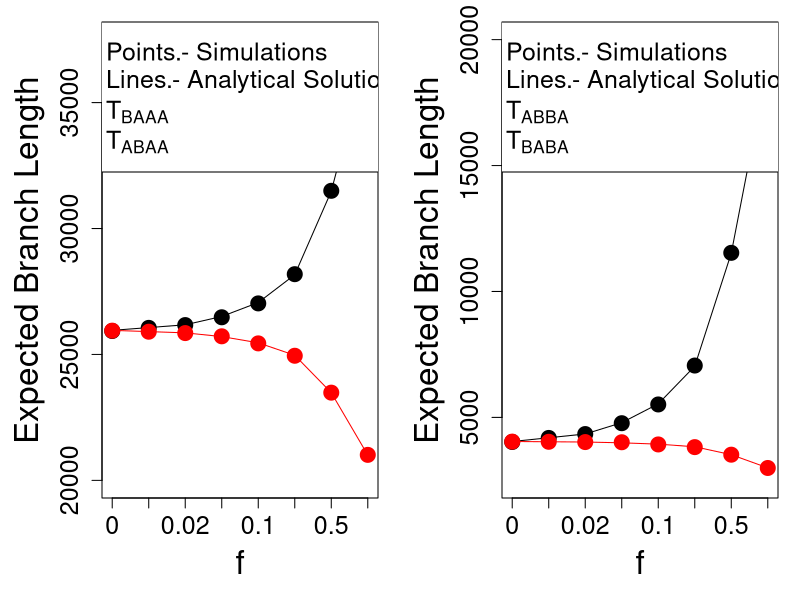
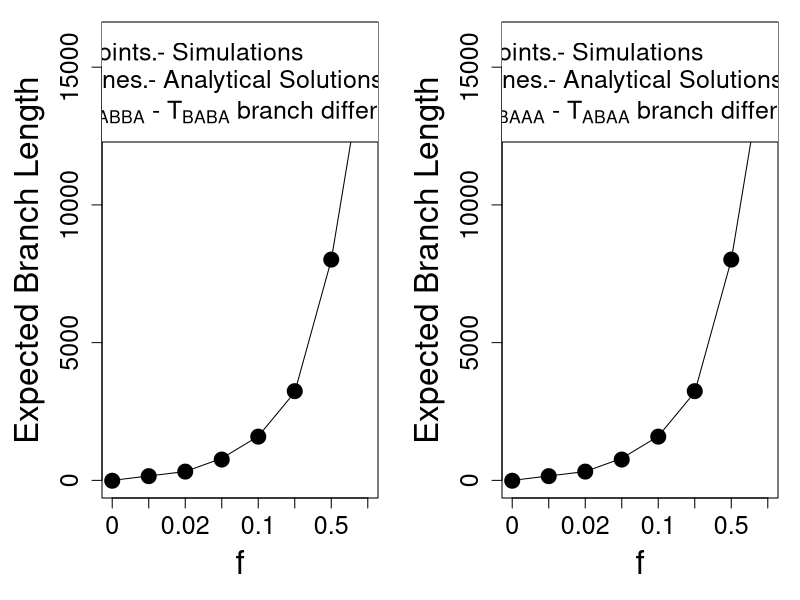
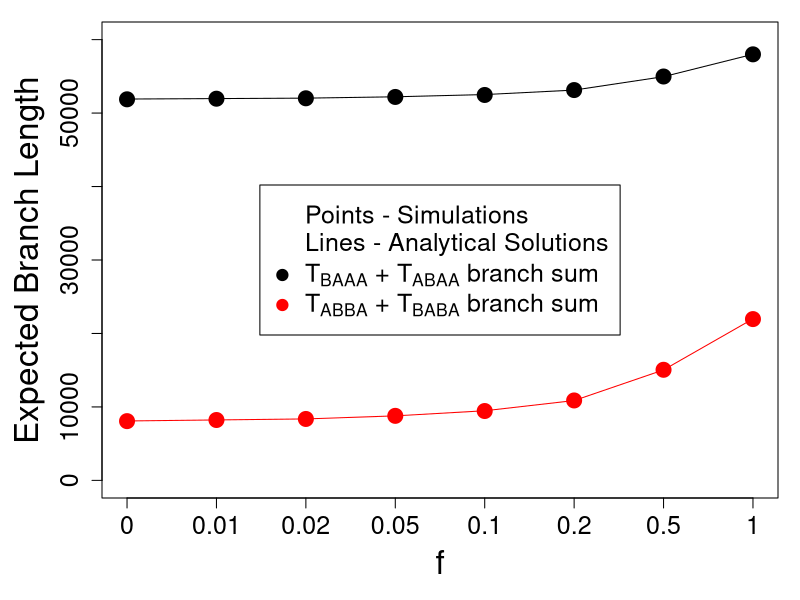
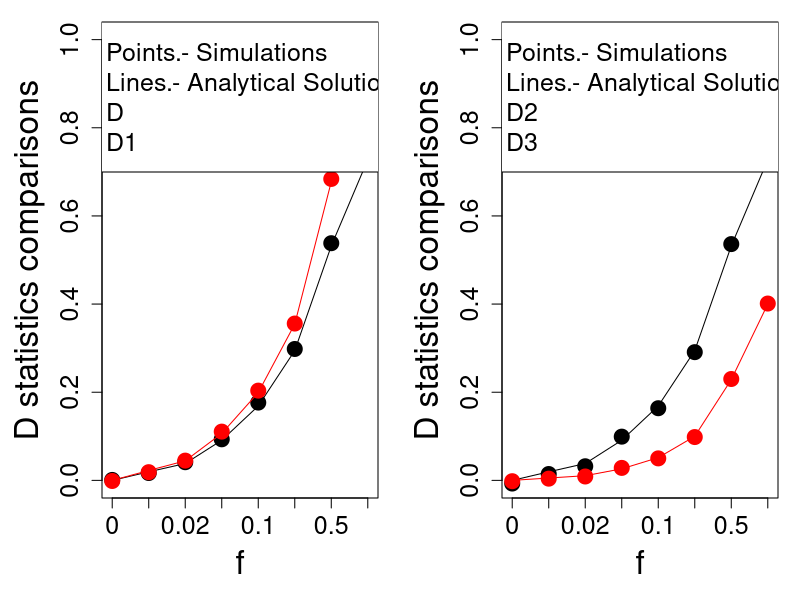
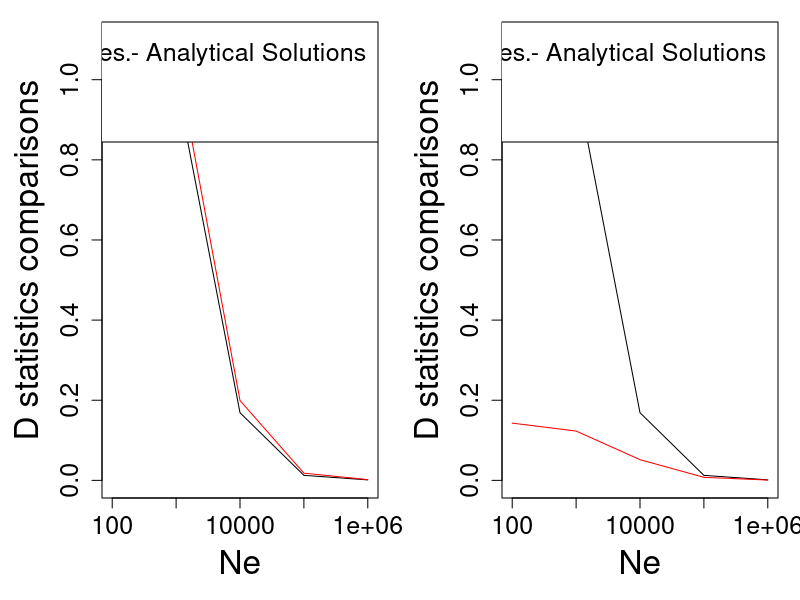
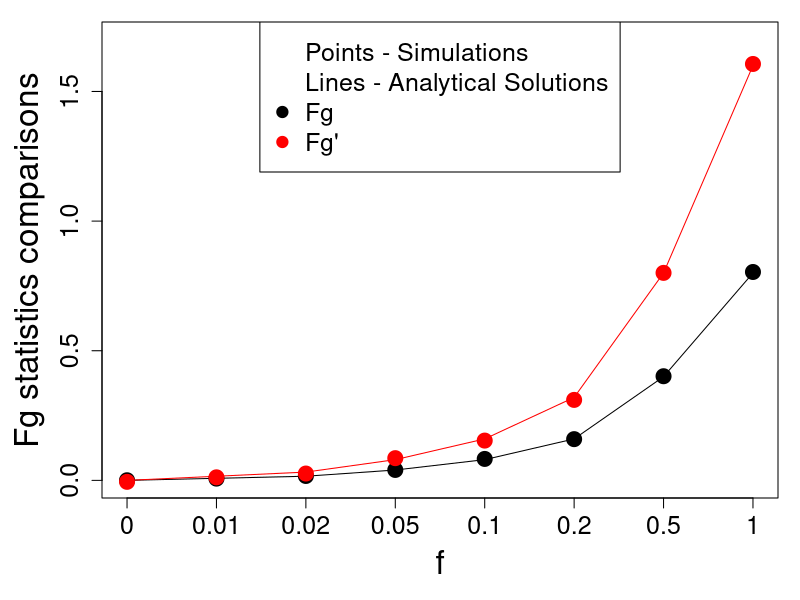

Recreate these plots in R, in order.
setwd("/Users/vicentediegoortegadelvecchyo/Dropbox/Documents/Berkeley/DStatisticEmilia/FiguresRScripts")

Sims <- read.table("TableConfigurations.txt")
DStatisticStuff <- read.table("DStatisticValues.txt")

TP3 <- 0.5 * 40000
TGF <- 0.1 * 40000
TP2 <- 0.25 * 40000
N <- 10000

DifOne <- TP3 - TP2
DifTwo <- TP3 - TGF

fValues <- c(0, 0.01, 0.02, 0.05, 0.1, 0.2, 0.5, 1)
Table <- c()
for (f in fValues){
    Line <- c()
    
    OtherPrAAAB <- (1-f)*(2*N + TP2 - exp(-DifOne/(2*N))*(2*N/3)) + f * ( 2*N + TP3 - exp(-DifTwo/(2*N))*(2*N/3) )
    OtherPrAAAB
    OtherPrAABA <- (1-f)*(2*N + TP2 - exp(-DifOne/(2*N))*(2*N/3)) + f * ( 2*N + TGF - exp(-DifTwo/(2*N))*(2*N/3) )
    OtherPrAABA
    Pr_ABBA <- f * (TP3 - TGF) + (1 - f)* ((1 - 1 / (2*N))**(TP3 - TP2)) * (2*N/3) + f*((1 - 1/(2*N))**(TP3 - TGF))*(2*N/3)
    Pr_BABA <- (1 - f)* ((1 - 1 / (2*N))**(TP3 - TP2)) * (2*N/3) + f*((1 - 1/(2*N))**(TP3 - TGF))*(2*N/3)
    Dif_ABBA_BABA = f*(TP3 - TGF)
    Dif_AAAB_AABA = f*(TP3 - TGF)
    Line <- c(OtherPrAAAB, OtherPrAABA, Pr_ABBA, Pr_BABA,Dif_ABBA_BABA,Dif_AAAB_AABA)
    Sum_ABBA_BABA = Pr_ABBA + Pr_BABA
    Sum_AAAB_AABA = 2 * (1-f)*(2*N + TP2 - exp(-DifOne/(2*N))*(2*N/3)) + 2 * f * ( 2*N - exp(-DifTwo/(2*N))*(2*N/3) ) + f * TP3 + f * TGF
    D <- (Pr_ABBA - Pr_BABA) / (Pr_ABBA + Pr_BABA)
    D1 <- (Pr_ABBA - Pr_BABA) / (Pr_ABBA + Pr_BABA) + (OtherPrAAAB - OtherPrAABA) / (OtherPrAAAB + OtherPrAABA)
    D2 <- (Pr_ABBA - Pr_BABA + OtherPrAAAB - OtherPrAABA) / (2*(Pr_ABBA + Pr_BABA))
    D3 <- (Pr_ABBA - Pr_BABA + OtherPrAAAB - OtherPrAABA) / ((Pr_ABBA + Pr_BABA + OtherPrAAAB + OtherPrAABA))
    Line <- c(OtherPrAAAB, OtherPrAABA, Pr_ABBA, Pr_BABA,Dif_ABBA_BABA,Dif_AAAB_AABA,Sum_AAAB_AABA,Sum_ABBA_BABA,D,D1,D2,D3)
    Table <- rbind(Table,Line)
}

pdf("Figure2.pdf",width=14)
par(mar=c(5.1,5.1,1.1,1.1))
par(mfrow = c(1,2))
plot(1:8,Sims[,1],pch=19,ylim=c(20000,37500), cex=2, ylab = "Expected Branch Length", xlab = "f",xaxt="n",cex.lab=2,cex.axis=1.5)
lines(1:8,Table[,1])
points(1:8,Sims[,2],col = "red",pch = 19, cex=2)
lines(1:8,Table[,2],col = "red")
axis(1, at=c(1:8), labels=c(0, 0.01, 0.02, 0.05, 0.1, 0.2, 0.5, 1),cex.axis=1.5)
legend("top",c("Points.- Simulations","Lines.- Analytical Solutions",expression("T"[BAAA]),expression("T"[ABAA])),pch=19,col=c("white","white","black","red"),cex=1.5)
# legend("topleft",c("Points - Simulations","Lines - Analytical solutions"),bty="n",cex=0.9)

# dev.off()


# pdf("SimulationsAnalyticalResultsABBA_BABA.pdf")
par(mar=c(5.1,5.1,1.1,1.1))
plot(1:8,Sims[,3],pch=19,ylim=c(2500,20000), cex=2, ylab = "Expected Branch Length", xlab = "f",xaxt="n",cex.lab=2,cex.axis=1.5)
lines(1:8,Table[,3])
points(1:8,Sims[,4],col = "red",pch = 19, cex=2)
lines(1:8,Table[,4],col = "red")
axis(1, at=c(1:8), labels=c(0, 0.01, 0.02, 0.05, 0.1, 0.2, 0.5, 1),cex.axis=1.5)
legend("top",c("Points.- Simulations","Lines.- Analytical Solutions",expression("T"[ABBA]),expression("T"[BABA])),pch=19,col=c("white","white","black","red"),cex=1.5)
#legend("topleft",c("Points - Simulations","Lines - Analytical solutions"),bty="n",cex=0.9)
dev.off()


pdf("Figure3.pdf",width=14)
par(mfrow = c(1,2))
par(mar=c(5.1,5.1,1.1,1.1))
plot(1:8,Sims[,3] - Sims[,4],pch=19,ylim=c(0,16000), cex=2, ylab = "Expected Branch Length", xlab = "f",xaxt="n",cex.lab=2,cex.axis=1.5)
lines(1:8,Table[,5])
# points(1:8,Sims[,1] - Sims[,2],col = "red",pch = 19, cex=2)
# lines(1:8,Table[,6],col = "red")
axis(1, at=c(1:8), labels=c(0, 0.01, 0.02, 0.05, 0.1, 0.2, 0.5, 1),cex.axis=1.5)
legend("top",c("Points.- Simulations","Lines.- Analytical Solutions",expression("T"[ABBA]*" - T"[BABA]*" branch difference")), pch=19, col=c("white","white","black"), cex=1.5)
#legend("topleft",c("Points - Simulations","Lines - Analytical solutions"),bty="n",cex=0.9)
# dev.off()

# pdf("SimulationsAnalyticalResultsDifferencesBAAA_ABAA.pdf")
par(mar=c(5.1,5.1,1.1,1.1))
plot(1:8,Sims[,1] - Sims[,2],pch=19,ylim=c(0,16000), cex=2, ylab = "Expected Branch Length", xlab = "f",xaxt="n",cex.lab=2,cex.axis=1.5)
lines(1:8,Table[,6])
# points(1:8,Sims[,1] - Sims[,2],col = "red",pch = 19, cex=2)
# lines(1:8,Table[,6],col = "red")
axis(1, at=c(1:8), labels=c(0, 0.01, 0.02, 0.05, 0.1, 0.2, 0.5, 1),cex.axis=1.5)
legend("top",c("Points.- Simulations","Lines.- Analytical Solutions",expression("T"[BAAA]*" - T"[ABAA]*" branch difference")), pch=19, col=c("white","white","black"), cex=1.5)
#legend("topleft",c("Points - Simulations","Lines - Analytical solutions"),bty="n",cex=0.9)
dev.off()


pdf("Figure4.pdf")
par(mar=c(5.1,5.1,1.1,1.1))
plot(1:8,Sims[,1] + Sims[,2],pch=19,ylim=c(0,60000), cex=2, ylab = "Expected Branch Length", xlab = "f",xaxt="n",cex.lab=2,cex.axis=1.5)
lines(1:8,Table[,7])
points(1:8,Sims[,3] + Sims[,4],col = "red",pch = 19, cex=2)
lines(1:8,Table[,8],col = "red")
axis(1, at=c(1:8), labels=c(0, 0.01, 0.02, 0.05, 0.1, 0.2, 0.5, 1),cex.axis=1.5)
legend("center",c("Points - Simulations","Lines - Analytical Solutions",expression("T"[BAAA]*" + T"[ABAA]*" branch sum"),expression("T"[ABBA]*" + T"[BABA]*" branch sum")), pch=19, col=c("white","white","black","red"), cex=1.5)
#legend("topleft",c("Points - Simulations","Lines - Analytical solutions"),bty="n",cex=0.9)
dev.off()



pdf("Figure5.pdf",width=14)
par(mar=c(5.1,5.1,1.1,1.1))
par(mfrow = c(1,2))
plot(1:8,DStatisticStuff[,5],pch=19,ylim=c(0,1), cex=2, ylab = "D statistics comparisons", xlab = "f",xaxt="n",cex.lab=2,cex.axis=1.5)
lines(1:8,Table[,9])
points(1:8,DStatisticStuff[,6],col = "red",pch = 19, cex=2)
lines(1:8,Table[,10],col = "red")
axis(1, at=c(1:8), labels=c(0, 0.01, 0.02, 0.05, 0.1, 0.2, 0.5, 1),cex.axis=1.5)
legend("top",c("Points.- Simulations","Lines.- Analytical Solutions","D","D1"), pch=19, col=c("white","white","black","red"), cex=1.5)
#legend("topleft",c("Points - Simulations","Lines - Analytical solutions"),bty="n",cex=0.9)
# dev.off()

# pdf("SimulationsAnalyticalResultsDStatisticsThreeFour.pdf")
par(mar=c(5.1,5.1,1.1,1.1))
plot(1:8,DStatisticStuff[,7],pch=19,ylim=c(0,1), cex=2, ylab = "D statistics comparisons", xlab = "f",xaxt="n",cex.lab=2,cex.axis=1.5)
lines(1:8,Table[,11])
points(1:8,DStatisticStuff[,8],col = "red",pch = 19, cex=2)
lines(1:8,Table[,12],col = "red")
axis(1, at=c(1:8), labels=c(0, 0.01, 0.02, 0.05, 0.1, 0.2, 0.5, 1),cex.axis=1.5)
legend("top",c("Points.- Simulations","Lines.- Analytical Solutions","D2","D3"), pch=19, col=c("white","white","black","red"), cex=1.5)
#legend("topleft",c("Points - Simulations","Lines - Analytical solutions"),bty="n",cex=0.9)
dev.off()


################################################### Analysis changing Ne ##################################

################################################## Analysis changing Ne

TP3 <- 0.5 * 40000
TGF <- 0.1 * 40000
TP2 <- 0.25 * 40000
NValues <- 10000
f <- 0.1

NValues <- c(100, 1000, 10000, 100000, 1000000)
Table <- c()
for (N in NValues){
    Line <- c()
    
    OtherPrAAAB <- (1-f)*(2*N + TP2 - exp(-DifOne/(2*N))*(2*N/3)) + f * ( 2*N + TP3 - exp(-DifTwo/(2*N))*(2*N/3) )
    OtherPrAAAB
    OtherPrAABA <- (1-f)*(2*N + TP2 - exp(-DifOne/(2*N))*(2*N/3)) + f * ( 2*N + TGF - exp(-DifTwo/(2*N))*(2*N/3) )
    OtherPrAABA
    Pr_ABBA <- f * (TP3 - TGF) + (1 - f)* ((1 - 1 / (2*N))**(TP3 - TP2)) * (2*N/3) + f*((1 - 1/(2*N))**(TP3 - TGF))*(2*N/3)
    Pr_BABA <- (1 - f)* ((1 - 1 / (2*N))**(TP3 - TP2)) * (2*N/3) + f*((1 - 1/(2*N))**(TP3 - TGF))*(2*N/3)
    Dif_ABBA_BABA = f*(TP3 - TGF)
    Dif_AAAB_AABA = f*(TP3 - TGF)
    Line <- c(OtherPrAAAB, OtherPrAABA, Pr_ABBA, Pr_BABA,Dif_ABBA_BABA,Dif_AAAB_AABA)
    Sum_ABBA_BABA = Pr_ABBA + Pr_BABA
    Sum_AAAB_AABA = 2 * (1-f)*(2*N + TP2 - exp(-DifOne/(2*N))*(2*N/3)) + 2 * f * ( 2*N - exp(-DifTwo/(2*N))*(2*N/3) ) + f * TP3 + f * TGF
    D <- (Pr_ABBA - Pr_BABA) / (Pr_ABBA + Pr_BABA)
    D1 <- (Pr_ABBA - Pr_BABA) / (Pr_ABBA + Pr_BABA) + (OtherPrAAAB - OtherPrAABA) / (OtherPrAAAB + OtherPrAABA)
    D2 <- (Pr_ABBA - Pr_BABA + OtherPrAAAB - OtherPrAABA) / (2*(Pr_ABBA + Pr_BABA))
    D3 <- (Pr_ABBA - Pr_BABA + OtherPrAAAB - OtherPrAABA) / ((Pr_ABBA + Pr_BABA + OtherPrAAAB + OtherPrAABA))
    Line <- c(OtherPrAAAB, OtherPrAABA, Pr_ABBA, Pr_BABA,Dif_ABBA_BABA,Dif_AAAB_AABA,Sum_AAAB_AABA,Sum_ABBA_BABA,D,D1,D2,D3)
    Table <- rbind(Table,Line)
}

pdf("Figure6.pdf",width = 14)
par(mar=c(5.1,5.1,1.1,1.1))
par(mfrow = c(1,2))
plot(1:5,Table[,9],pch=19,ylim=c(0,1.1), cex=2, ylab = "D statistics comparisons", xlab = "Ne",xaxt="n",cex.lab=2,cex.axis=1.5,type="l")
#lines(1:5,Table[,9])
lines(1:5,Table[,10],col = "red",pch = 19, cex=2)
#lines(1:5,Table[,10],col = "red")
axis(1, at=c(1:5), labels=c(100, 1000, 10000, 100000, 1000000),cex.axis=1.5)
legend("topright",c("Lines.- Analytical Solutions","D","D1"), pch=19, col=c("white","black","red"), cex=1.5)
#legend("topleft",c("Points - Simulations","Lines - Analytical solutions"),bty="n",cex=0.9)
# dev.off()


# pdf("SimulationsAnalyticalResultsNeChangesDStatisticsThreeFour.pdf")
par(mar=c(5.1,5.1,1.1,1.1))
plot(1:5,Table[,11],pch=19,ylim=c(0,1.1), cex=2, ylab = "D statistics comparisons", xlab = "Ne",xaxt="n",cex.lab=2,cex.axis=1.5,type="l")
# lines(1:5,Table[,11])
lines(1:5,Table[,12],col = "red",pch = 19, cex=2)
# lines(1:5,Table[,12],col = "red")
axis(1, at=c(1:5), labels=c(100, 1000, 10000, 100000, 1000000),cex.axis=1.5)
legend("topright",c("Lines.- Analytical Solutions","D2","D3"), pch=19, col=c("white","black","red"), cex=1.5)
#legend("topleft",c("Points - Simulations","Lines - Analytical solutions"),bty="n",cex=0.9)
dev.off()

############### Plot Fg

TP3 <- 0.5 * 40000
TGF <- 0.1 * 40000
TP2 <- 0.25 * 40000
N <- 10000

DifOne <- TP3 - TP2
DifTwo <- TP3 - TGF

fValues <- c(0, 0.01, 0.02, 0.05, 0.1, 0.2, 0.5, 1)
Table <- c()
for (f in fValues){
    Line <- c()
    
    OtherPrAAAB <- (1-f)*(2*N + TP2 - exp(-DifOne/(2*N))*(2*N/3)) + f * ( 2*N + TP3 - exp(-DifTwo/(2*N))*(2*N/3) )
    OtherPrAAAB
    OtherPrAABA <- (1-f)*(2*N + TP2 - exp(-DifOne/(2*N))*(2*N/3)) + f * ( 2*N + TGF - exp(-DifTwo/(2*N))*(2*N/3) )
    OtherPrAABA
    Pr_ABBA <- f * (TP3 - TGF) + (1 - f)* ((1 - 1 / (2*N))**(TP3 - TP2)) * (2*N/3) + f*((1 - 1/(2*N))**(TP3 - TGF))*(2*N/3)
    Pr_BABA <- (1 - f)* ((1 - 1 / (2*N))**(TP3 - TP2)) * (2*N/3) + f*((1 - 1/(2*N))**(TP3 - TGF))*(2*N/3)
    Dif_ABBA_BABA = f*(TP3 - TGF)
    Dif_AAAB_AABA = f*(TP3 - TGF)
    Line <- c(OtherPrAAAB, OtherPrAABA, Pr_ABBA, Pr_BABA,Dif_ABBA_BABA,Dif_AAAB_AABA)
    Sum_ABBA_BABA = Pr_ABBA + Pr_BABA
    Sum_AAAB_AABA = 2 * (1-f)*(2*N + TP2 - exp(-DifOne/(2*N))*(2*N/3)) + 2 * f * ( 2*N - exp(-DifTwo/(2*N))*(2*N/3) ) + f * TP3 + f * TGF
    D <- (Pr_ABBA - Pr_BABA) / (Pr_ABBA + Pr_BABA)
    D1 <- (Pr_ABBA - Pr_BABA) / (Pr_ABBA + Pr_BABA) + (OtherPrAAAB - OtherPrAABA) / (OtherPrAAAB + OtherPrAABA)
    D2 <- (Pr_ABBA - Pr_BABA + OtherPrAAAB - OtherPrAABA) / (2*(Pr_ABBA + Pr_BABA))
    D3 <- (Pr_ABBA - Pr_BABA + OtherPrAAAB - OtherPrAABA) / ((Pr_ABBA + Pr_BABA + OtherPrAAAB + OtherPrAABA))
    Line <- c(OtherPrAAAB, OtherPrAABA, Pr_ABBA, Pr_BABA,Dif_ABBA_BABA,Dif_AAAB_AABA,Sum_AAAB_AABA,Sum_ABBA_BABA,D,D1,D2,D3)
    Table <- rbind(Table,Line)
}

DStatisticStuff <- read.table("DStatisticValues.txt")
SStatisticStuff <- read.table("S_StatisticValues.txt")

OldFg <- (DStatisticStuff[,9] - DStatisticStuff[,10]) / (SStatisticStuff[,9] - SStatisticStuff[,10])

NewFg <- (DStatisticStuff[,9] - DStatisticStuff[,10]) / (SStatisticStuff[,9] - SStatisticStuff[,10]) + (DStatisticStuff[,11] - DStatisticStuff[,12]) / (SStatisticStuff[,9] - SStatisticStuff[,10])

AnalyticalSolutionOldFg <- c(0, 0.01, 0.02, 0.05, 0.1, 0.2, 0.5, 1)*(TP3-TGF)/TP3
AnalyticalSolutionNewFg <- c(0, 0.01, 0.02, 0.05, 0.1, 0.2, 0.5, 1)*(TP3-TGF)/TP3 + c(0, 0.01, 0.02, 0.05, 0.1, 0.2, 0.5, 1)*(TP3-TGF)/TP3

pdf("Figure7.pdf")
par(mar=c(5.1,5.1,1.1,1.1))
plot(1:8,AnalyticalSolutionOldFg,pch=19,ylim=c(0,1.7), cex=2, ylab = "Fg statistics comparisons", xlab = "f",xaxt="n",cex.lab=2,cex.axis=1.5,type="l")
lines(1:8,AnalyticalSolutionNewFg,col = "red")
points(1:8,OldFg,col = "black",pch = 19, cex=2)
points(1:8,NewFg,col = "red",pch = 19, cex=2)
axis(1, at=c(1:8), labels=c(0, 0.01, 0.02, 0.05, 0.1, 0.2, 0.5, 1),cex.axis=1.5)
legend("top",c("Points - Simulations","Lines - Analytical Solutions","Fg","Fg\'"), pch=19, col=c("white","white","black","red"), cex=1.5)
#legend("topleft",c("Points - Simulations","Lines - Analytical solutions"),bty="n",cex=0.9)
dev.off()



